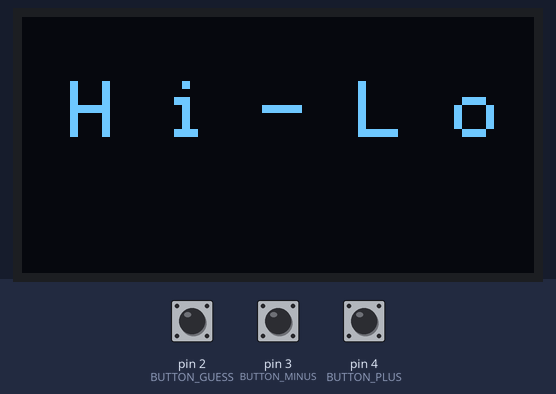
Bench run of a sketch on a simulated Arduino Uno, built with avr-gcc and run on an emulated ATmega328P. Shown: 128×64 one-colour display. The test bench sets the inputs (shaded band); at power-on: pin 2 (BUTTON_GUESS) HIGH, pin 3 (BUTTON_MINUS) HIGH, pin 4 (BUTTON_PLUS) HIGH. Random numbers use the default seed unless the sketch sets one; what the sketch prints to the serial monitor is not drawn.

Above: at 1.2 s.
1.3 s: pin 2 (BUTTON_GUESS) pulled LOW for 0.15 s
At 1.7 s:
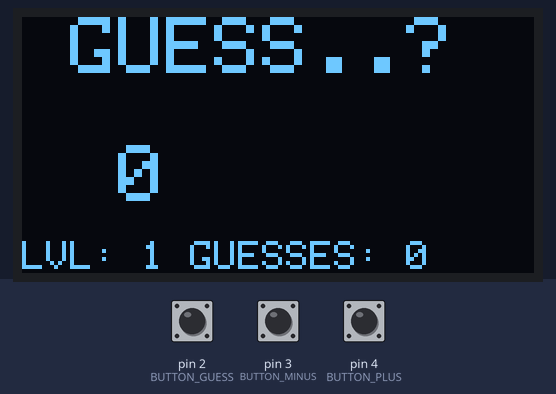
2.9 s: pin 2 (BUTTON_GUESS) pulled LOW for 1 s
At 4.0 s:
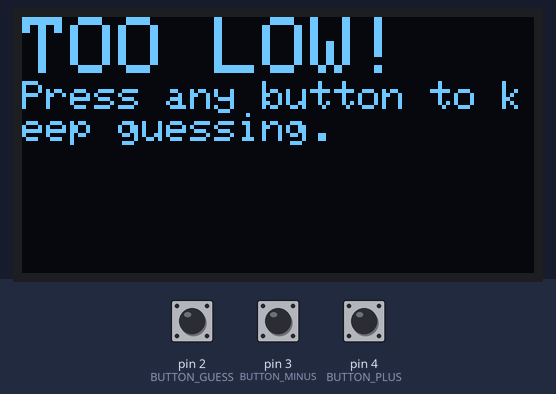
5.4 s: pin 3 (BUTTON_MINUS) pulled LOW for 0.15 s
At 6.0 s:
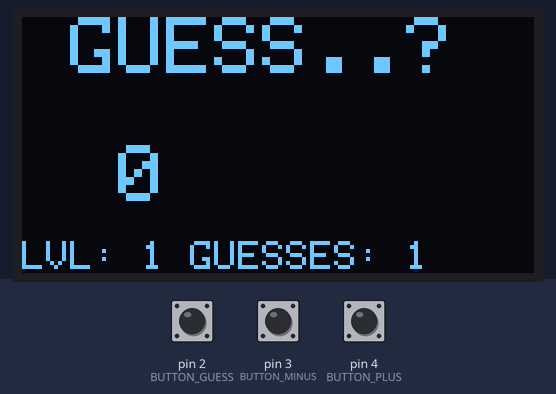
7.0 s: pin 4 (BUTTON_PLUS) pulled LOW for 0.15 s
At 8.2 s:
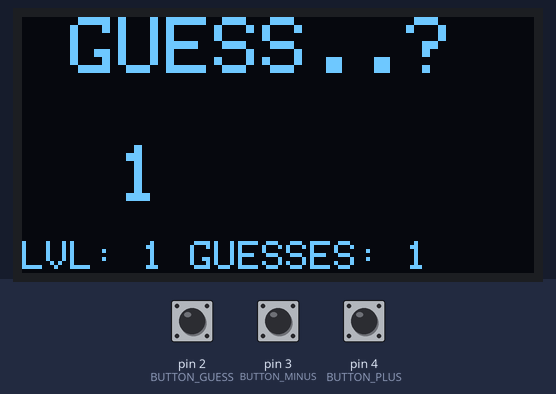
8.6 s: pin 4 (BUTTON_PLUS) pulled LOW for 1 s
At 9.2 s:
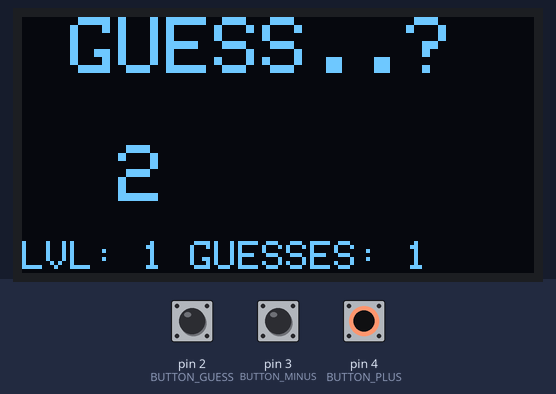
11.1 s: pin 2 (BUTTON_GUESS) pulled LOW for 3.2 s
At 11.6 s:
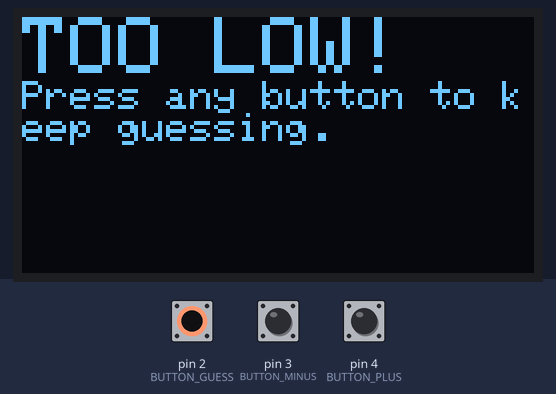
Timing chart, 0 to 14.1 s (numbered marks = the images above; inputs shaded):
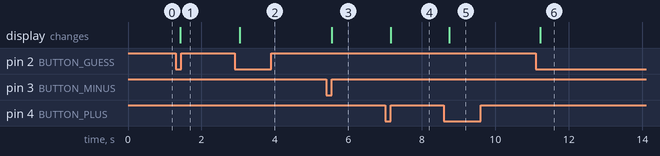

The sketch:

hilo.ino
```cpp
/* ======================================
 * ------------- H i - L o --------------
 *          Number Guessing Game
 * --------------------------------------
 *
 * Designed and developed by Alexander McColm over December 31st, 2022 to January 2nd, 2023.
 *
 * A simple number-guessing game played with 3 buttons and an OLED screen.
 *
 * Controls:
 *    In order to guess the number, increment and decrement to it with + and -
 *    and then press the "Guess" button.

 *    Buttons represent minus, submit guess, and plus, in that order.
 *
 * Components used:
 *    1x    Arduino Uno
 *    1x    0.96" OLED display with SSD1306 supporting I2C
 *    3x    Push buttons
 *   10x    Different lengths of wire
 *
 * Libraries used:
 *    Wire                ─────── For TWI/I2C communication.
 *    Adafruit_GFX        ───┐
 *    Adafruit_SSSD1306   ───┴─── For the OLED display being used.
 *
 * Resources used:
 *    Debounce tutorial, Arduino
 *    Language reference, Arduino
 *    "arduino oled i2c tutorial" by MissionCritical on Youtube
 *
 * Inspired by a learning exercise in the early chapters of "Learn Java the
 * Easy Way" from No Starch Press I did a couple years ago.
 *
 *
 * Wishlist / possible features to add:
 *    Track the number of guesses.
 *    Add point system/high score.
 *    Add bitmap image graphics.
 *    Add sounds of some sort.
 *    Replace both plus and minus buttons with a rotary encoder
 *    that allows the user to scroll to the number they are selecting.
 *    Replace all uses of pinMode and digitalRead with direct use of registers.
 * ====================================== */
#include <Wire.h> // for twi / i2c
#include <Adafruit_SSD1306.h> // for this specific OLED
#include <Adafruit_GFX.h> // required by Adafruit_SSD1306.h

// Constants for SSD1306
#define DISPLAY_HEIGHT 64
#define DISPLAY_WIDTH 128
#define TEXT_SIZE 2
// The pins for I2C are defined by the Wire-library.
// On an arduino UNO:       A4(SDA), A5(SCL)
#define OLED_RESET     -1 // sharing Arduino reset pin
#define SCREEN_ADDRESS 0x3C // found address to be 0x3c by a test program

// the object representing the display itself
Adafruit_SSD1306 display(DISPLAY_WIDTH, DISPLAY_HEIGHT, &Wire, OLED_RESET);

// constants for buttons and debounce
#define BUTTON_MINUS 3
#define BUTTON_GUESS 2
#define BUTTON_PLUS 4

#define DEBOUNCE_DELAY 75

// Variables for debouncing
// m will represent the minus button, g the player_guess button, and p the plus button.

byte m_last_steady_state = LOW;
byte m_last_flickerable_state = LOW;
byte m_current_state;

byte g_last_steady_state = LOW;
byte g_last_flickerable_state = LOW;
byte g_current_state;

byte p_last_steady_state = LOW;
byte p_last_flickerable_state = LOW;
byte p_current_state;

unsigned long m_last_debounce_time = 0;
unsigned long g_last_debounce_time = 0;
unsigned long p_last_debounce_time = 0;

// Constants for game logic
#define GAME_START_NUMBER 5
#define GAME_LEVEL_MULTIPLIER 2
#define GAME_MAX_NUMBER 50

// variables for game logic
unsigned short int player_guess = 0;
unsigned short int number = 5;
unsigned short int level = 1;
unsigned short int max_number = GAME_START_NUMBER * GAME_LEVEL_MULTIPLIER * level;
unsigned short int guesses = 0;

/* ======================================
 * ------------ game_state --------------
 * This enumeration represents the states of the game,
 * as an aid to a sort of state machine design.
 *
 * start         ───────  start screen - press any button to play
 *
 * enter_guess   ───────  enter a player_guess - shows the number the player has
 *                       chosen, and allows them to change it
 *
 * too_low       ───┐     player is told their player_guess was lower or higher
 * too_high      ───┴─── than secret number, and returned to enter_guess.
 *
 * correct       ───────  player guess right. if last level, go to win. otherwise,
 *                       if they hit plus or player_guess, go to next level.
 *
 * win           ───────  player finished all 5 levels. player can push a button to
 *                       restart from level 1.
 * ====================================== */
enum game_state {
  start,          // start screen - press any button to play
  enter_guess,    // enter a player_guess - shows the number the player has chosen, and allows them to change it
  too_low,        // player is told their player_guess was lower than secret number, and returned to enter_guess
  too_high,       // player is told their player_guess was higher than secret number, and returned to enter_guess
  correct,
  win
};

game_state current_state = start;

// forward declarations for functions

void button_checks();

// screens/states
void start_screen();
void enter_guess_screen();

void too_low_screen();
void too_high_screen();
void correct_screen();
void win_screen();

// screen helpers
void bad_guess_screen(bool high);
void title_font();

// buttons
void press_minus();
void press_guess();
void press_plus();

// setup and game logic
void setup_game();


void setup() {
  // put your setup code here, to run once:
  Serial.begin(9600);
  Wire.begin();

  // set pin modes - to be replaced by bitwise manipulations of data direction register
  pinMode(BUTTON_MINUS, INPUT_PULLUP);
  pinMode(BUTTON_GUESS, INPUT_PULLUP);
  pinMode(BUTTON_PLUS , INPUT_PULLUP);

  if (!display.begin(SSD1306_SWITCHCAPVCC, SCREEN_ADDRESS))
  {
    Serial.println(F("SSD1306 allocation failed"));
    for(;;); // infinite loop
  }

  // setting text color and size
  display.setTextColor(SSD1306_WHITE);
  display.setTextSize(TEXT_SIZE);
  display.clearDisplay();
}

void loop() {
  // put your main code here, to run repeatedly:

  button_checks();

  switch (current_state) {
    case start:
      start_screen();
      break;

    case enter_guess:
      enter_guess_screen();
      break;

    case too_low:
      too_low_screen();
      break;

    case too_high:
      too_high_screen();
      break;

    case correct:
      correct_screen();
      break;

    case win:
      win_screen();
      break;

  }

}

void button_checks() {
  // Minus Button
  m_current_state = digitalRead(BUTTON_MINUS);

  if (m_current_state != m_last_flickerable_state) {
    m_last_debounce_time = millis();
    m_last_flickerable_state = m_current_state;
  }

  if ((millis() - m_last_debounce_time) > DEBOUNCE_DELAY) {
    if ((m_last_steady_state == HIGH) && (m_current_state == LOW)) {
      press_minus();
    }
    m_last_steady_state = m_current_state;
  }

  // Guess Button
  g_current_state = digitalRead(BUTTON_GUESS);

  if (g_current_state != g_last_flickerable_state) {
    g_last_debounce_time = millis();
    g_last_flickerable_state = g_current_state;
  }

  if ((millis() - g_last_debounce_time) > DEBOUNCE_DELAY) {
    if ((g_last_steady_state == HIGH) && (g_current_state == LOW)) {
      press_guess();
    }
    g_last_steady_state = g_current_state;
  }

  // Plus Button
  p_current_state = digitalRead(BUTTON_PLUS);

  if (p_current_state != p_last_flickerable_state) {
    p_last_debounce_time = millis();
    p_last_flickerable_state = p_current_state;
  }

  if ((millis() - p_last_debounce_time) > DEBOUNCE_DELAY) {
    if ((p_last_steady_state == HIGH) && (p_current_state == LOW)) {
      press_plus();
    }
    p_last_steady_state = p_current_state;
  }
}

void title_font() {
  display.clearDisplay();
  display.setCursor(0,0);
  display.setTextSize(2);
}

void start_screen() {
  title_font();
  display.println("\n H i - L o ");
  display.display();
}

void enter_guess_screen() {
  title_font();

  display.print(" GUESS..? \n\n  ");
  display.println(player_guess);

  display.setTextSize(1);

  display.print("\nLVL: ");
  display.print(level);
  //display.print(" MAX: ");
  //display.print(max_number);
  display.print(" GUESSES: ");
  display.print(guesses);

  display.display();
}

void bad_guess_screen(bool high) {
  title_font();
  if (high) {
    display.println("TOO HIGH!");
  } else {
      display.println("TOO LOW!");
  }
  display.setTextSize(1);
  display.println("Press any button to keep guessing.");
  display.display();
}

void too_low_screen() {
  bad_guess_screen(false);
}

void too_high_screen()
{
  bad_guess_screen(true);
}

void correct_screen()
{
  title_font();
  display.println("CORRECT!");
  display.setTextSize(1);
  display.print("Press GUESS button to continue.");
  display.display();
}

void win_screen() {
  title_font();
  display.println(" WINNER! ");
  display.setTextSize(1);
  display.print("You won the game!\nPress GUESS to restart.");
  display.display();
}

void press_minus() {
  // check current state and respond accordingly
  switch (current_state) {
    case start:
      current_state = enter_guess;
      setup_game();
      break;

    case enter_guess:
      if (player_guess > 0)
        player_guess--;
      break;

    case too_low:
    case too_high:
      current_state = enter_guess;
      break;

    case correct:
      break;

    case win:
      break;
  }
}

void press_guess() {
  switch (current_state) {
    case start:
      current_state = enter_guess;
      setup_game();
      break;

    case enter_guess:
      if (player_guess < number) {
        current_state = too_low;
        guesses++;
      } else if (player_guess > number) {
        current_state = too_high;
        guesses++;
      } else { // player is correct
        player_guess = 0;
        current_state = correct;
      }
      break;

    case too_low:
    case too_high:
      current_state = enter_guess;
      break;

    case correct:
      // if we are at the last level, the player has won the game
      if ((GAME_START_NUMBER * GAME_LEVEL_MULTIPLIER * level) >= GAME_MAX_NUMBER) {
        current_state = win;
        player_guess = 0;
      } else { // otherwise, we keep going
        setup_game();
        current_state = enter_guess;
        level++;
        Serial.println(level);
        player_guess = 0;
      }
      break;

    case win:
      current_state = start;
      level = 1;
      player_guess = 0;
      break;
  }
}

void press_plus() {
  switch (current_state) {
    case start:
      current_state = enter_guess;
      setup_game();
      break;

    case enter_guess:
      if (player_guess < 1000)
        player_guess++;
      break;

    case too_low:
    case too_high:
      current_state = enter_guess;
      break;
  }
}

void setup_game() {
  max_number = GAME_START_NUMBER * GAME_LEVEL_MULTIPLIER * level;
  guesses = 0;
  number = random(max_number);
  Serial.print("The new random number is : ");
  Serial.println(number);
}
```

Measured:
- after the input at 1.3 s, the display: changes after 0.12 s (image 1)
- after the input at 2.9 s, the display: changes after 0.15 s (image 2)
- after the input at 5.4 s, the display: changes after 0.15 s (image 3)
- after the input at 7.0 s, the display: changes after 0.15 s (image 4)
- after the input at 8.6 s, the display: changes after 0.14 s (image 5)
- after the input at 11.1 s, the display: changes after 0.12 s (image 6)
